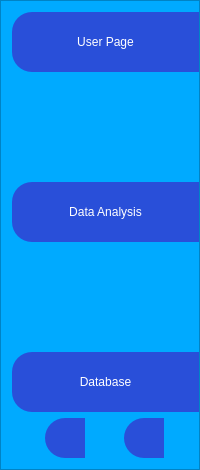
           <widget class="QFrame" name="frame_control">
            <property name="minimumSize">
             <size>
              <width>200</width>
              <height>0</height>
             </size>
            </property>
            <property name="maximumSize">
             <size>
              <width>0</width>
              <height>16777215</height>
             </size>
            </property>
            <property name="styleSheet">
             <string notr="true">QFrame{
	background-color: rgb(0, 170, 255);
}

QPushButton{
	background-color: rgb(0, 77, 231);
	border-top-left-radius:20px;
	border-bottom-left-radius:20px;
	color: rgb(255, 255, 255);
	font: 75 10pt &quot;Rockwell&quot;;
}

QPushButtonhover{
	background-color: white;
	border-top-left-radius:20px;
	border-bottom-left-radius:20px;
	color: rgb(255, 255, 255);
	font: 75 10pt &quot;Arial&quot;;
}

QWidget{
	background-color: rgb(0, 170, 255);
	color: rgb(0, 170, 255)
}</string>
            </property>
            <property name="frameShape">
             <enum>QFrame::StyledPanel</enum>
            </property>
            <property name="frameShadow">
             <enum>QFrame::Raised</enum>
            </property>
            <layout class="QVBoxLayout" name="verticalLayout_14" stretch="2,1">
             <property name="rightMargin">
              <number>0</number>
             </property>
             <item>
              <layout class="QVBoxLayout" name="verticalLayout_7">
               <property name="spacing">
                <number>110</number>
               </property>
               <item>
                <widget class="QPushButton" name="button_personaldata">
                 <property name="minimumSize">
                  <size>
                   <width>0</width>
                   <height>60</height>
                  </size>
                 </property>
                 <property name="styleSheet">
                  <string notr="true">background-color: rgb(41, 79, 217);
font: 10pt &quot;Rockwell&quot;;
color: rgb(255, 255, 255)</string>
                 </property>
                 <property name="text">
                  <string>User Page</string>
                 </property>
                 <property name="icon">
                  <iconset resource="icone/icone.qrc">
                   <normaloff>:/icone/user.svg</normaloff>:/icone/user.svg</iconset>
                 </property>
                 <property name="iconSize">
                  <size>
                   <width>32</width>
                   <height>32</height>
                  </size>
                 </property>
                </widget>
               </item>
               <item>
                <widget class="QPushButton" name="button_dati">
                 <property name="minimumSize">
                  <size>
                   <width>0</width>
                   <height>60</height>
                  </size>
                 </property>
                 <property name="styleSheet">
                  <string notr="true">background-color: rgb(41, 79, 217);
font: 10pt &quot;Rockwell&quot;;
color: rgb(255, 255, 255)</string>
                 </property>
                 <property name="text">
                  <string>Data Analysis</string>
                 </property>
                 <property name="icon">
                  <iconset resource="icone/icone.qrc">
                   <normaloff>:/icone/activity.svg</normaloff>:/icone/activity.svg</iconset>
                 </property>
                 <property name="iconSize">
                  <size>
                   <width>32</width>
                   <height>32</height>
                  </size>
                 </property>
                </widget>
               </item>
               <item>
                <widget class="QPushButton" name="button_database">
                 <property name="minimumSize">
                  <size>
                   <width>0</width>
                   <height>60</height>
                  </size>
                 </property>
                 <property name="styleSheet">
                  <string notr="true">background-color: rgb(41, 79, 217);
font: 10pt &quot;Rockwell&quot;;
color: rgb(255, 255, 255)</string>
                 </property>
                 <property name="text">
                  <string>Database</string>
                 </property>
                 <property name="icon">
                  <iconset resource="icone/icone.qrc">
                   <normaloff>:/icone/database.svg</normaloff>:/icone/database.svg</iconset>
                 </property>
                 <property name="iconSize">
                  <size>
                   <width>32</width>
                   <height>32</height>
                  </size>
                 </property>
                </widget>
               </item>
              </layout>
             </item>
             <item>
              <layout class="QHBoxLayout" name="horizontalLayout_22">
               <item>
                <widget class="QPushButton" name="button_help">
                 <property name="minimumSize">
                  <size>
                   <width>40</width>
                   <height>40</height>
                  </size>
                 </property>
                 <property name="maximumSize">
                  <size>
                   <width>40</width>
                   <height>40</height>
                  </size>
                 </property>
                 <property name="styleSheet">
                  <string notr="true">background-color: rgb(41, 79, 217);
</string>
                 </property>
                 <property name="text">
                  <string/>
                 </property>
                 <property name="icon">
                  <iconset resource="icone/icone.qrc">
                   <normaloff>:/icone/help-circle.svg</normaloff>:/icone/help-circle.svg</iconset>
                 </property>
                 <property name="iconSize">
                  <size>
                   <width>38</width>
                   <height>38</height>
                  </size>
                 </property>
                </widget>
               </item>
               <item>
                <widget class="QPushButton" name="button_info">
                 <property name="minimumSize">
                  <size>
                   <width>40</width>
                   <height>40</height>
                  </size>
                 </property>
                 <property name="maximumSize">
                  <size>
                   <width>40</width>
                   <height>40</height>
                  </size>
                 </property>
                 <property name="layoutDirection">
                  <enum>Qt::LeftToRight</enum>
                 </property>
                 <property name="styleSheet">
                  <string notr="true">background-color: rgb(41, 79, 217);
</string>
                 </property>
                 <property name="text">
                  <string/>
                 </property>
                 <property name="icon">
                  <iconset resource="icone/icone.qrc">
                   <normaloff>:/icone/info.svg</normaloff>:/icone/info.svg</iconset>
                 </property>
                 <property name="iconSize">
                  <size>
                   <width>38</width>
                   <height>38</height>
                  </size>
                 </property>
                </widget>
               </item>
              </layout>
             </item>
            </layout>
           </widget>
